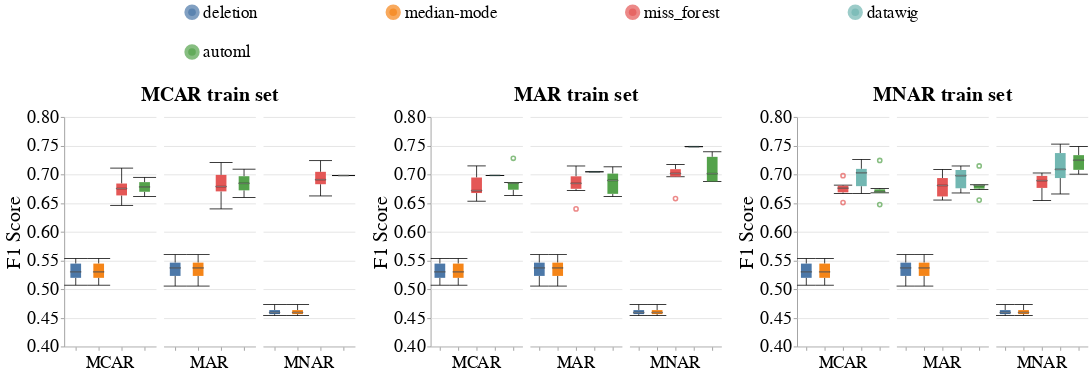

Notebook cell for this chart:
### Code cell
# Categorical
create_box_plots_for_diff_imputers(dataset_name=DATASET_NAME,
                                   column_name='education',
                                   metric_name='f1_score',
                                   db_client=db_client,
                                   without_dummy=True)
